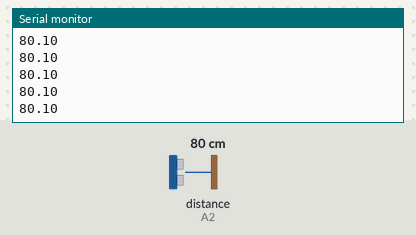
Simulated run of this sketch. Board: Arduino Uno, built with avr-gcc and run on an emulated ATmega328P. Parts: the last lines printed to the serial monitor. Wiring (inferred from the names in the program): ultrasonic range finder: trigger A3; echo A2. The test bench sets the inputs (shaded band); at power-on: distance to the obstacle (sensor on A2) 80 cm. The echo pulse lasts 58.3 µs per cm.

Above: at 1.2 s.
1.3 s: distance to the obstacle (sensor on A2) set to 2 cm
At 2.0 s:
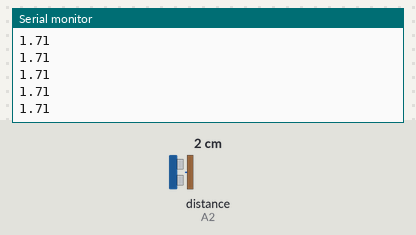
2.8 s: distance to the obstacle (sensor on A2) set to 4 cm
At 3.3 s:
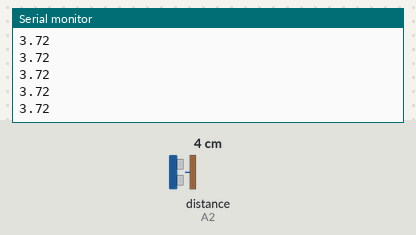
Timing chart, 0 to 5.8 s (numbered marks = the images above; inputs shaded):
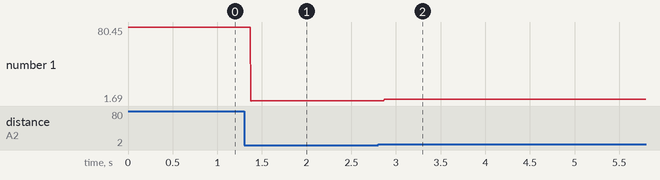

Measured:
- after the input at 1.3 s, the serial monitor: prints a new line after 0.07 s (image 1)
- after the input at 2.8 s, the serial monitor: prints a new line after 0.07 s (image 2)
- plotted number 1: 80.1 → 1.71 after the input at 1.3 s, 1.71 → 3.7 after the input at 2.8 s

The sketch:

RedBot_Sonar.ino
```cpp
int trigPin = A3;
int echoPin = A2;


void setup() {
  Serial.begin(9600);
  pinMode(trigPin, OUTPUT);
  pinMode(echoPin, INPUT);
}

void loop() {
  digitalWrite(trigPin, LOW);
  delayMicroseconds(2);

  digitalWrite(trigPin, HIGH);
  delayMicroseconds(10);

  digitalWrite(trigPin, LOW);

  float duration = pulseIn(echoPin, HIGH);

  float distance = duration / 58;
  Serial.println(distance);


}
```
